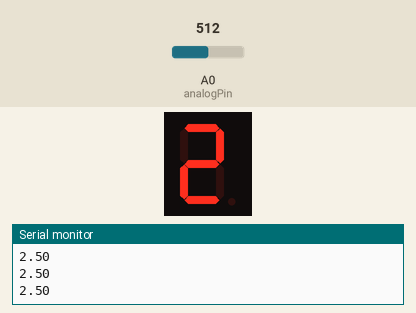
Bench run of a sketch on a simulated Arduino Uno, built with avr-gcc and run on an emulated ATmega328P. Shown: 1-digit seven-segment display, the last lines printed to the serial monitor. Wiring (inferred from the names in the program): 1-digit 7-segment display, segments lit when HIGH: segments pin 4, pin 5, pin 6, pin 7, pin 8, pin 9, pin 10. Inputs (shaded band) come from the test bench; at power-on: A0 (analogPin) = 512. The segment pins are drawn as the display they are named for.

Above: at 1.2 s.
1.3 s: A0 (analogPin) set to 716
At 2.3 s:
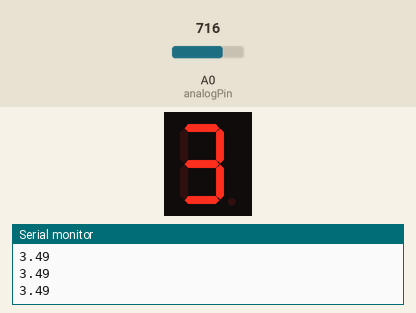
2.8 s: A0 (analogPin) set to 900
At 3.4 s:
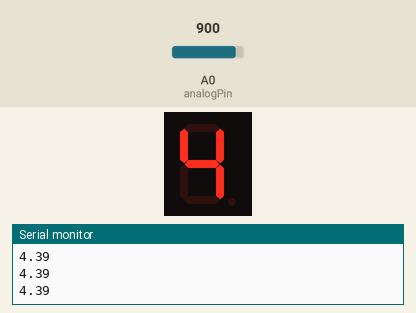
4.3 s: A0 (analogPin) set to 932
At 5.6 s:
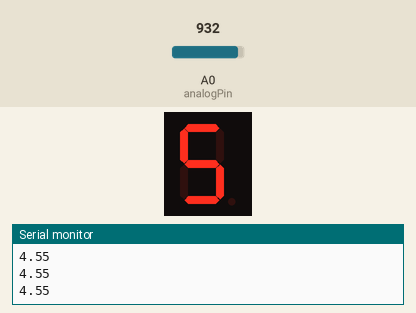
Timing chart, 0 to 7.3 s (numbered marks = the images above; inputs shaded):
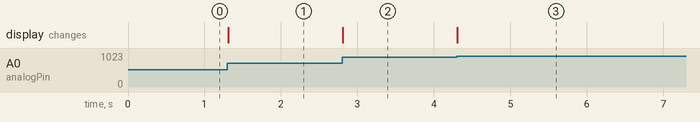

Measured:
- after the input at 1.3 s, the display: changes at once (image 1)
- after the input at 2.8 s, the display: changes at once (image 2)
- after the input at 4.3 s, the display: changes at once (image 3)

The sketch:

DisplayControl.ino
```cpp
// Código para acompanhar o valor da tensão variável controlada por um potenciômetro através de um display de 7 segmentos

const int sega = 4;
const int segb = 5;
const int segc = 6;
const int segd = 7;
const int sege = 8;
const int segf = 9;
const int segg = 10;

int analogPin = A0;

void zero(){
  digitalWrite(sega, HIGH);
  digitalWrite(segb, HIGH);
  digitalWrite(segc, HIGH);
  digitalWrite(segd, HIGH);
  digitalWrite(sege, HIGH);
  digitalWrite(segf, HIGH);
  digitalWrite(segg, LOW);
}

void um(){
  digitalWrite(sega, LOW);
  digitalWrite(segb, HIGH);
  digitalWrite(segc, HIGH);
  digitalWrite(segd, LOW);
  digitalWrite(sege, LOW);
  digitalWrite(segf, LOW);
  digitalWrite(segg, LOW);
}

void dois(){
  digitalWrite(sega, HIGH);
  digitalWrite(segb, HIGH);
  digitalWrite(segc, LOW);
  digitalWrite(segd, HIGH);
  digitalWrite(sege, HIGH);
  digitalWrite(segf, LOW);
  digitalWrite(segg, HIGH);
}

void tres(){
  digitalWrite(sega, HIGH);
  digitalWrite(segb, HIGH);
  digitalWrite(segc, HIGH);
  digitalWrite(segd, HIGH);
  digitalWrite(sege, LOW);
  digitalWrite(segf, LOW);
  digitalWrite(segg, HIGH);
}

void quatro(){
  digitalWrite(sega, LOW);
  digitalWrite(segb, HIGH);
  digitalWrite(segc, HIGH);
  digitalWrite(segd, LOW);
  digitalWrite(sege, LOW);
  digitalWrite(segf, HIGH);
  digitalWrite(segg, HIGH);
}

void cinco(){
  digitalWrite(sega, HIGH);
  digitalWrite(segb, LOW);
  digitalWrite(segc, HIGH);
  digitalWrite(segd, HIGH);
  digitalWrite(sege, LOW);
  digitalWrite(segf, HIGH);
  digitalWrite(segg, HIGH);
}
void setup(){

  pinMode(sega, OUTPUT);
  pinMode(segb, OUTPUT);
  pinMode(segc, OUTPUT);
  pinMode(segd, OUTPUT);
  pinMode(sege, OUTPUT);
  pinMode(segf, OUTPUT);
  pinMode(segg, OUTPUT);

  Serial.begin(9600);
}

void loop(){
  int tensao = analogRead(analogPin);
  Serial.println(tensao*0.00488);

  if(tensao < 102.459){
    zero();
  } else if (tensao < 307.377){
    um();
  } else if (tensao < 512.295){
    dois();
  } else if (tensao < 717.213){
    tres();
  } else if (tensao < 922.131){
    quatro();
  } else{
    cinco();
  }
}
```
